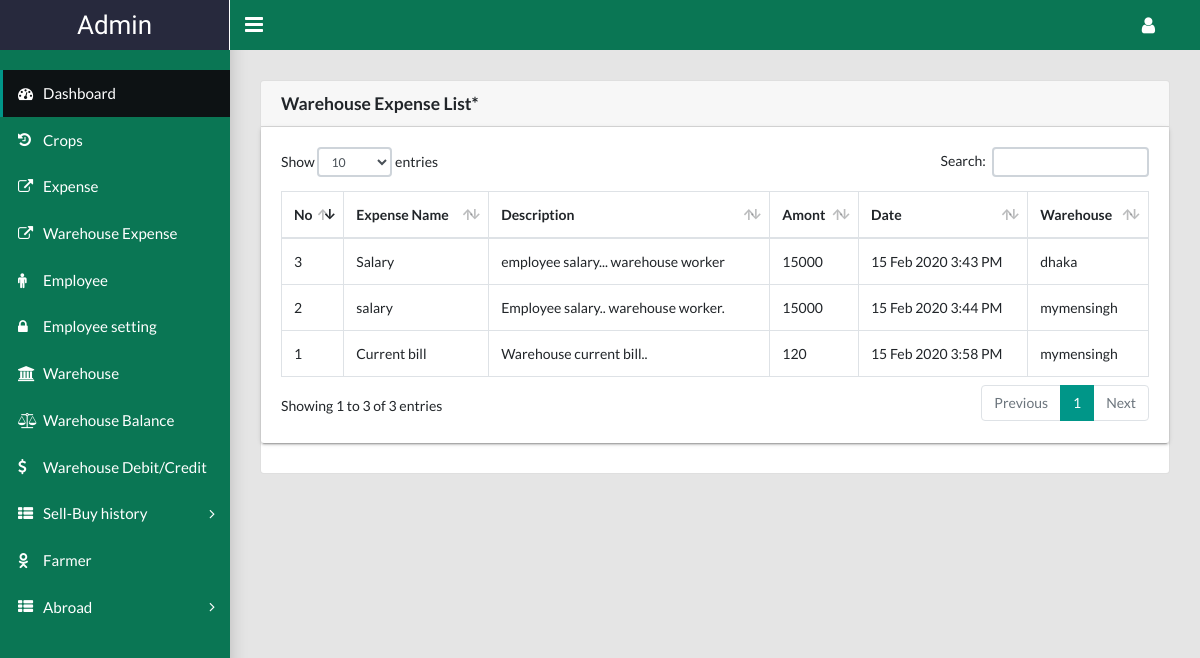
Screenshot of /admin/warehouseExpense.php (signed in) with the database file from the repository.
### tables this page shows
CREATE TABLE `warehouseexpense` (
  `id` int(11) NOT NULL,
  `expenseName` varchar(100) NOT NULL,
  `description` text NOT NULL,
  `amount` double NOT NULL,
  `warehouse` varchar(100) NOT NULL,
  `date` varchar(50) NOT NULL
);

### lib/Database.php (called while the page is built, shortened)
<?php
Class Database{
		private $host   = "localhost";
	private $user   = "root";
	private $pass   = "";
	private $dbname = "e_agri";
	public $link;
	private function connectDB(){
	$this->link = new mysqli($this->host, $this->user, $this->pass, $this->dbname);
 }
	public function select($query){
		$result = $this->link->query($query) or die($this->link->error.__LINE__);
		if($result->num_rows > 0){
			return $result;
		} else {
			return false;
		}
	}
}

### admin/warehouseExpense.php (the view, shortened to what this page needs)
<?php include './header.php'; ?>
<?php include './side.php'; ?>
<main class="app-content">
    <div class="bs-component">
        <div class="card">
                <h5 class="card-header">Warehouse Expense List*</h5>
                <div class="row">
                    <div class="col-lg-12">
                    	<div class="tile">
                            <div class="tile-body">
                                <div class="table-responsive">
                                    <table class="table table-hover table-bordered" id="sampleTable">
                                    	<thead>
                                            <tr>
                                                <th>No</th>
                                                <th>Expense Name</th>
                                                <th>Description</th>
                                                <th>Amont</th>
                                                <th>Date</th>
                                                <th>Warehouse</th>
                                            </tr>
                                        </thead>
                                        <tbody>
                                        	<?php
                                        	$i=0;
                                        	    $query = "SELECT * FROM warehouseexpense ORDER BY id DESC";
                                                $result = $db->select($query);
                                                if($result){
                                    	            while($resultRow = $result->fetch_assoc()){
                                    	            	$i++;
                                        	        ?>
                                        	        <tr>
                                                        <th><?php echo $i; ?></th>
                                                        <th><?php echo $resultRow['expenseName']; ?></th>
                                                        <th><?php echo $resultRow['description']; ?></th>
                                                        <th><?php echo $resultRow['amount']; ?></th>
                                                        <th><?php echo $resultRow['date']; ?></th>
                                                        <th><?php echo $resultRow['warehouse']; ?></th>
                                                    </tr>
                                                    <?php
                                                    }
                                                }
                                            ?>
                                        </tbody>
                                    </table>
                                </div>
                            </div>
                        </div>
                    </div>
                </div>
            </div>
        </div>
</main>
<?php include './footer.php'; ?>

### admin/warehouseExpense.php (style rules this page uses)
tbody tr th { font-weight: normal; }

### rows the page displays
warehouseexpense: expenseName "Current bill", description "Warehouse current bill..", amount "120", date "15 Feb 2020 3:58 PM", warehouse "mymensingh"
warehouseexpense: expenseName "salary", description "Employee salary.. warehouse worker.", amount "15000", date "15 Feb 2020 3:44 PM", warehouse "mymensingh"
warehouseexpense: expenseName "Salary", description "employee salary... warehouse worker", amount "15000", date "15 Feb 2020 3:43 PM", warehouse "dhaka"
